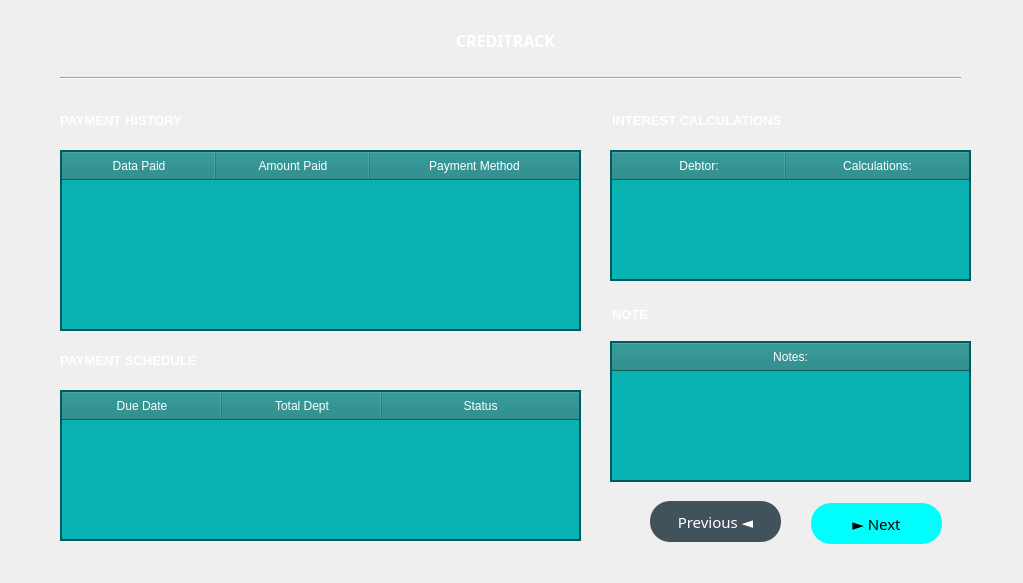
<?xml version="1.0" encoding="UTF-8"?>
<ui version="4.0">
 <class>Dialog</class>
 <widget class="QDialog" name="Dialog">
  <property name="geometry">
   <rect>
    <x>0</x>
    <y>0</y>
    <width>1023</width>
    <height>583</height>
   </rect>
  </property>
  <property name="windowTitle">
   <string>Dialog</string>
  </property>
  <widget class="QTableWidget" name="payment_history">
   <property name="geometry">
    <rect>
     <x>60</x>
     <y>150</y>
     <width>521</width>
     <height>181</height>
    </rect>
   </property>
   <property name="styleSheet">
    <string notr="true">QTableWidget {
    background-color: rgb(10, 179, 179);
    color: white; /* Text color */
    border: 2px solid #005c5c; /* Border color */
    font-size: 12px; /* Font size */
}

QTableWidget::item {
    border: 1px solid #ffffff; /* Item border color */
}

QHeaderView::section {
    background-color: rgb(20, 130, 130); /* Header background color */
    color: white; /* Header text color */
    padding: 5px;
    font-size: 12px; /* Header font size */
}

QTableWidget::item:selected {
    background-color: rgb(0, 100, 100); /* Background color for selected items */
    color: white; /* Text color for selected items */
}
</string>
   </property>
   <property name="editTriggers">
    <set>QAbstractItemView::AnyKeyPressed|QAbstractItemView::EditKeyPressed</set>
   </property>
   <attribute name="horizontalHeaderDefaultSectionSize">
    <number>154</number>
   </attribute>
   <attribute name="horizontalHeaderStretchLastSection">
    <bool>true</bool>
   </attribute>
   <attribute name="verticalHeaderVisible">
    <bool>false</bool>
   </attribute>
   <column>
    <property name="text">
     <string>Data Paid</string>
    </property>
   </column>
   <column>
    <property name="text">
     <string>Amount Paid</string>
    </property>
   </column>
   <column>
    <property name="text">
     <string>Payment Method</string>
    </property>
   </column>
  </widget>
  <widget class="QLabel" name="Title_4">
   <property name="geometry">
    <rect>
     <x>60</x>
     <y>100</y>
     <width>261</width>
     <height>41</height>
    </rect>
   </property>
   <property name="font">
    <font>
     <pointsize>10</pointsize>
     <weight>75</weight>
     <bold>true</bold>
    </font>
   </property>
   <property name="styleSheet">
    <string notr="true">color: rgb(255, 255, 255);</string>
   </property>
   <property name="text">
    <string>PAYMENT HISTORY</string>
   </property>
  </widget>
  <widget class="QLabel" name="Title_5">
   <property name="geometry">
    <rect>
     <x>60</x>
     <y>340</y>
     <width>261</width>
     <height>41</height>
    </rect>
   </property>
   <property name="font">
    <font>
     <pointsize>10</pointsize>
     <weight>75</weight>
     <bold>true</bold>
    </font>
   </property>
   <property name="styleSheet">
    <string notr="true">color: rgb(255, 255, 255);</string>
   </property>
   <property name="text">
    <string>PAYMENT SCHEDULE</string>
   </property>
  </widget>
  <widget class="QTableWidget" name="payment_schedule">
   <property name="geometry">
    <rect>
     <x>60</x>
     <y>390</y>
     <width>521</width>
     <height>151</height>
    </rect>
   </property>
   <property name="styleSheet">
    <string notr="true">QTableWidget {
    background-color: rgb(10, 179, 179);
    color: white; /* Text color */
    border: 2px solid #005c5c; /* Border color */
    font-size: 12px; /* Font size */
}

QTableWidget::item {
    border: 1px solid #ffffff; /* Item border color */
}

QHeaderView::section {
    background-color: rgb(20, 130, 130); /* Header background color */
    color: white; /* Header text color */
    padding: 5px;
    font-size: 12px; /* Header font size */
}

QTableWidget::item:selected {
    background-color: rgb(0, 100, 100); /* Background color for selected items */
    color: white; /* Text color for selected items */
}
</string>
   </property>
   <property name="editTriggers">
    <set>QAbstractItemView::AnyKeyPressed|QAbstractItemView::EditKeyPressed</set>
   </property>
   <attribute name="horizontalHeaderDefaultSectionSize">
    <number>160</number>
   </attribute>
   <attribute name="horizontalHeaderStretchLastSection">
    <bool>true</bool>
   </attribute>
   <attribute name="verticalHeaderVisible">
    <bool>false</bool>
   </attribute>
   <column>
    <property name="text">
     <string>Due Date</string>
    </property>
   </column>
   <column>
    <property name="text">
     <string>Total Dept</string>
    </property>
   </column>
   <column>
    <property name="text">
     <string>Status</string>
    </property>
   </column>
  </widget>
  <widget class="QLabel" name="Title_6">
   <property name="geometry">
    <rect>
     <x>612</x>
     <y>100</y>
     <width>261</width>
     <height>41</height>
    </rect>
   </property>
   <property name="font">
    <font>
     <pointsize>10</pointsize>
     <weight>75</weight>
     <bold>true</bold>
    </font>
   </property>
   <property name="styleSheet">
    <string notr="true">color: rgb(255, 255, 255);</string>
   </property>
   <property name="text">
    <string>INTEREST CALCULATIONS</string>
   </property>
  </widget>
  <widget class="QLabel" name="Title_7">
   <property name="geometry">
    <rect>
     <x>612</x>
     <y>294</y>
     <width>261</width>
     <height>41</height>
    </rect>
   </property>
   <property name="font">
    <font>
     <pointsize>10</pointsize>
     <weight>75</weight>
     <bold>true</bold>
    </font>
   </property>
   <property name="styleSheet">
    <string notr="true">color: rgb(255, 255, 255);</string>
   </property>
   <property name="text">
    <string>NOTE</string>
   </property>
  </widget>
  <widget class="QPushButton" name="Previous">
   <property name="geometry">
    <rect>
     <x>650</x>
     <y>501</y>
     <width>131</width>
     <height>41</height>
    </rect>
   </property>
   <property name="font">
    <font>
     <family>Franklin Gothic Book</family>
     <pointsize>11</pointsize>
    </font>
   </property>
   <property name="cursor">
    <cursorShape>ArrowCursor</cursorShape>
   </property>
   <property name="autoFillBackground">
    <bool>false</bool>
   </property>
   <property name="styleSheet">
    <string notr="true">QPushButton {
	border-radius: 20px ;
	background-color: rgb(66, 82, 91);
	color: rgb(255, 255, 255);
}
QPushButton:hover {
	background-color: rgb(0, 255, 252);
	color: rgb(0, 0, 0);
}
QPushButton:pressed {
	background-color: rgb(0, 255, 252);
}
</string>
   </property>
   <property name="text">
    <string>Previous ◄</string>
   </property>
  </widget>
  <widget class="QPushButton" name="Next">
   <property name="geometry">
    <rect>
     <x>811</x>
     <y>503</y>
     <width>131</width>
     <height>41</height>
    </rect>
   </property>
   <property name="font">
    <font>
     <family>Franklin Gothic Book</family>
     <pointsize>11</pointsize>
    </font>
   </property>
   <property name="cursor">
    <cursorShape>ArrowCursor</cursorShape>
   </property>
   <property name="autoFillBackground">
    <bool>false</bool>
   </property>
   <property name="styleSheet">
    <string notr="true">QPushButton {
	border-radius: 20px ;
	background-color: rgb(0, 255, 252);
	color: rgb(0, 0, 0);
}
QPushButton:hover {
	background-color: rgb(66, 82, 91);
	color: rgb(255, 255, 255);
}
QPushButton:pressed {
	background-color: rgb(66, 82, 91);
}
</string>
   </property>
   <property name="text">
    <string>► Next</string>
   </property>
  </widget>
  <widget class="QTableWidget" name="interest_cal">
   <property name="geometry">
    <rect>
     <x>610</x>
     <y>150</y>
     <width>361</width>
     <height>131</height>
    </rect>
   </property>
   <property name="styleSheet">
    <string notr="true">QTableWidget {
    background-color: rgb(10, 179, 179);
    color: white; /* Text color */
    border: 2px solid #005c5c; /* Border color */
    font-size: 12px; /* Font size */
}

QTableWidget::item {
    border: 1px solid #ffffff; /* Item border color */
}

QHeaderView::section {
    background-color: rgb(20, 130, 130); /* Header background color */
    color: white; /* Header text color */
    padding: 5px;
    font-size: 12px; /* Header font size */
}

QTableWidget::item:selected {
    background-color: rgb(0, 100, 100); /* Background color for selected items */
    color: white; /* Text color for selected items */
}
</string>
   </property>
   <property name="editTriggers">
    <set>QAbstractItemView::AnyKeyPressed|QAbstractItemView::EditKeyPressed</set>
   </property>
   <attribute name="horizontalHeaderDefaultSectionSize">
    <number>174</number>
   </attribute>
   <attribute name="horizontalHeaderStretchLastSection">
    <bool>true</bool>
   </attribute>
   <attribute name="verticalHeaderVisible">
    <bool>false</bool>
   </attribute>
   <column>
    <property name="text">
     <string>Debtor:</string>
    </property>
   </column>
   <column>
    <property name="text">
     <string>Calculations:</string>
    </property>
   </column>
  </widget>
  <widget class="QTableWidget" name="note">
   <property name="geometry">
    <rect>
     <x>610</x>
     <y>341</y>
     <width>361</width>
     <height>141</height>
    </rect>
   </property>
   <property name="styleSheet">
    <string notr="true">QTableWidget {
    background-color: rgb(10, 179, 179);
    color: white; /* Text color */
    border: 2px solid #005c5c; /* Border color */
    font-size: 12px; /* Font size */
}

QTableWidget::item {
    border: 1px solid #ffffff; /* Item border color */
}

QHeaderView::section {
    background-color: rgb(20, 130, 130); /* Header background color */
    color: white; /* Header text color */
    padding: 5px;
    font-size: 12px; /* Header font size */
}

QTableWidget::item:selected {
    background-color: rgb(0, 100, 100); /* Background color for selected items */
    color: white; /* Text color for selected items */
}
</string>
   </property>
   <property name="editTriggers">
    <set>QAbstractItemView::AnyKeyPressed|QAbstractItemView::EditKeyPressed</set>
   </property>
   <attribute name="horizontalHeaderStretchLastSection">
    <bool>true</bool>
   </attribute>
   <attribute name="verticalHeaderVisible">
    <bool>false</bool>
   </attribute>
   <column>
    <property name="text">
     <string>Notes:</string>
    </property>
   </column>
  </widget>
  <widget class="QLabel" name="Title_2">
   <property name="geometry">
    <rect>
     <x>440</x>
     <y>20</y>
     <width>131</width>
     <height>41</height>
    </rect>
   </property>
   <property name="font">
    <font>
     <family>Segoe UI Black</family>
     <pointsize>12</pointsize>
     <weight>75</weight>
     <bold>true</bold>
    </font>
   </property>
   <property name="styleSheet">
    <string notr="true">color: rgb(255, 255, 255);</string>
   </property>
   <property name="text">
    <string>CREDITRACK</string>
   </property>
   <property name="alignment">
    <set>Qt::AlignCenter</set>
   </property>
  </widget>
  <widget class="Line" name="line">
   <property name="geometry">
    <rect>
     <x>60</x>
     <y>70</y>
     <width>901</width>
     <height>16</height>
    </rect>
   </property>
   <property name="orientation">
    <enum>Qt::Horizontal</enum>
   </property>
  </widget>
  <widget class="QLabel" name="label">
   <property name="geometry">
    <rect>
     <x>0</x>
     <y>0</y>
     <width>1031</width>
     <height>601</height>
    </rect>
   </property>
   <property name="text">
    <string/>
   </property>
   <property name="pixmap">
    <pixmap>../Resources/3.jpg</pixmap>
   </property>
   <property name="scaledContents">
    <bool>true</bool>
   </property>
  </widget>
  <zorder>label</zorder>
  <zorder>payment_history</zorder>
  <zorder>Title_4</zorder>
  <zorder>Title_5</zorder>
  <zorder>payment_schedule</zorder>
  <zorder>Title_6</zorder>
  <zorder>Title_7</zorder>
  <zorder>Previous</zorder>
  <zorder>Next</zorder>
  <zorder>interest_cal</zorder>
  <zorder>note</zorder>
  <zorder>Title_2</zorder>
  <zorder>line</zorder>
 </widget>
 <resources/>
 <connections/>
</ui>
